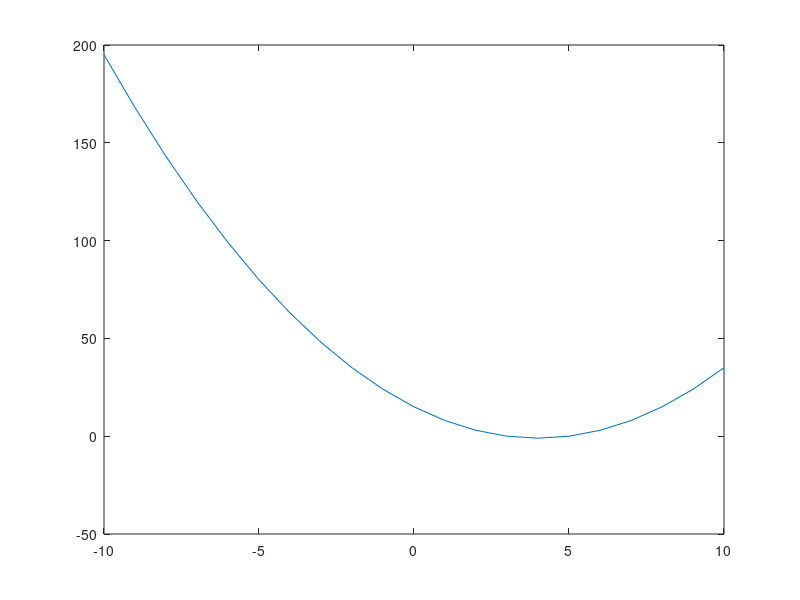

Write the MATLAB code that produced this figure.
clear all
clc
close all

x = -10:1:10;

L20 =  x.^2/3 - 4/3*x + 1;

L21  = -x.^2/2 +3/2*x ;

L22  = x.^2/6 - x/6;

plot(x,L20,x,L21,x,L22);

P2 = x.^2 - 8*x +15;

plot(x,P2)
